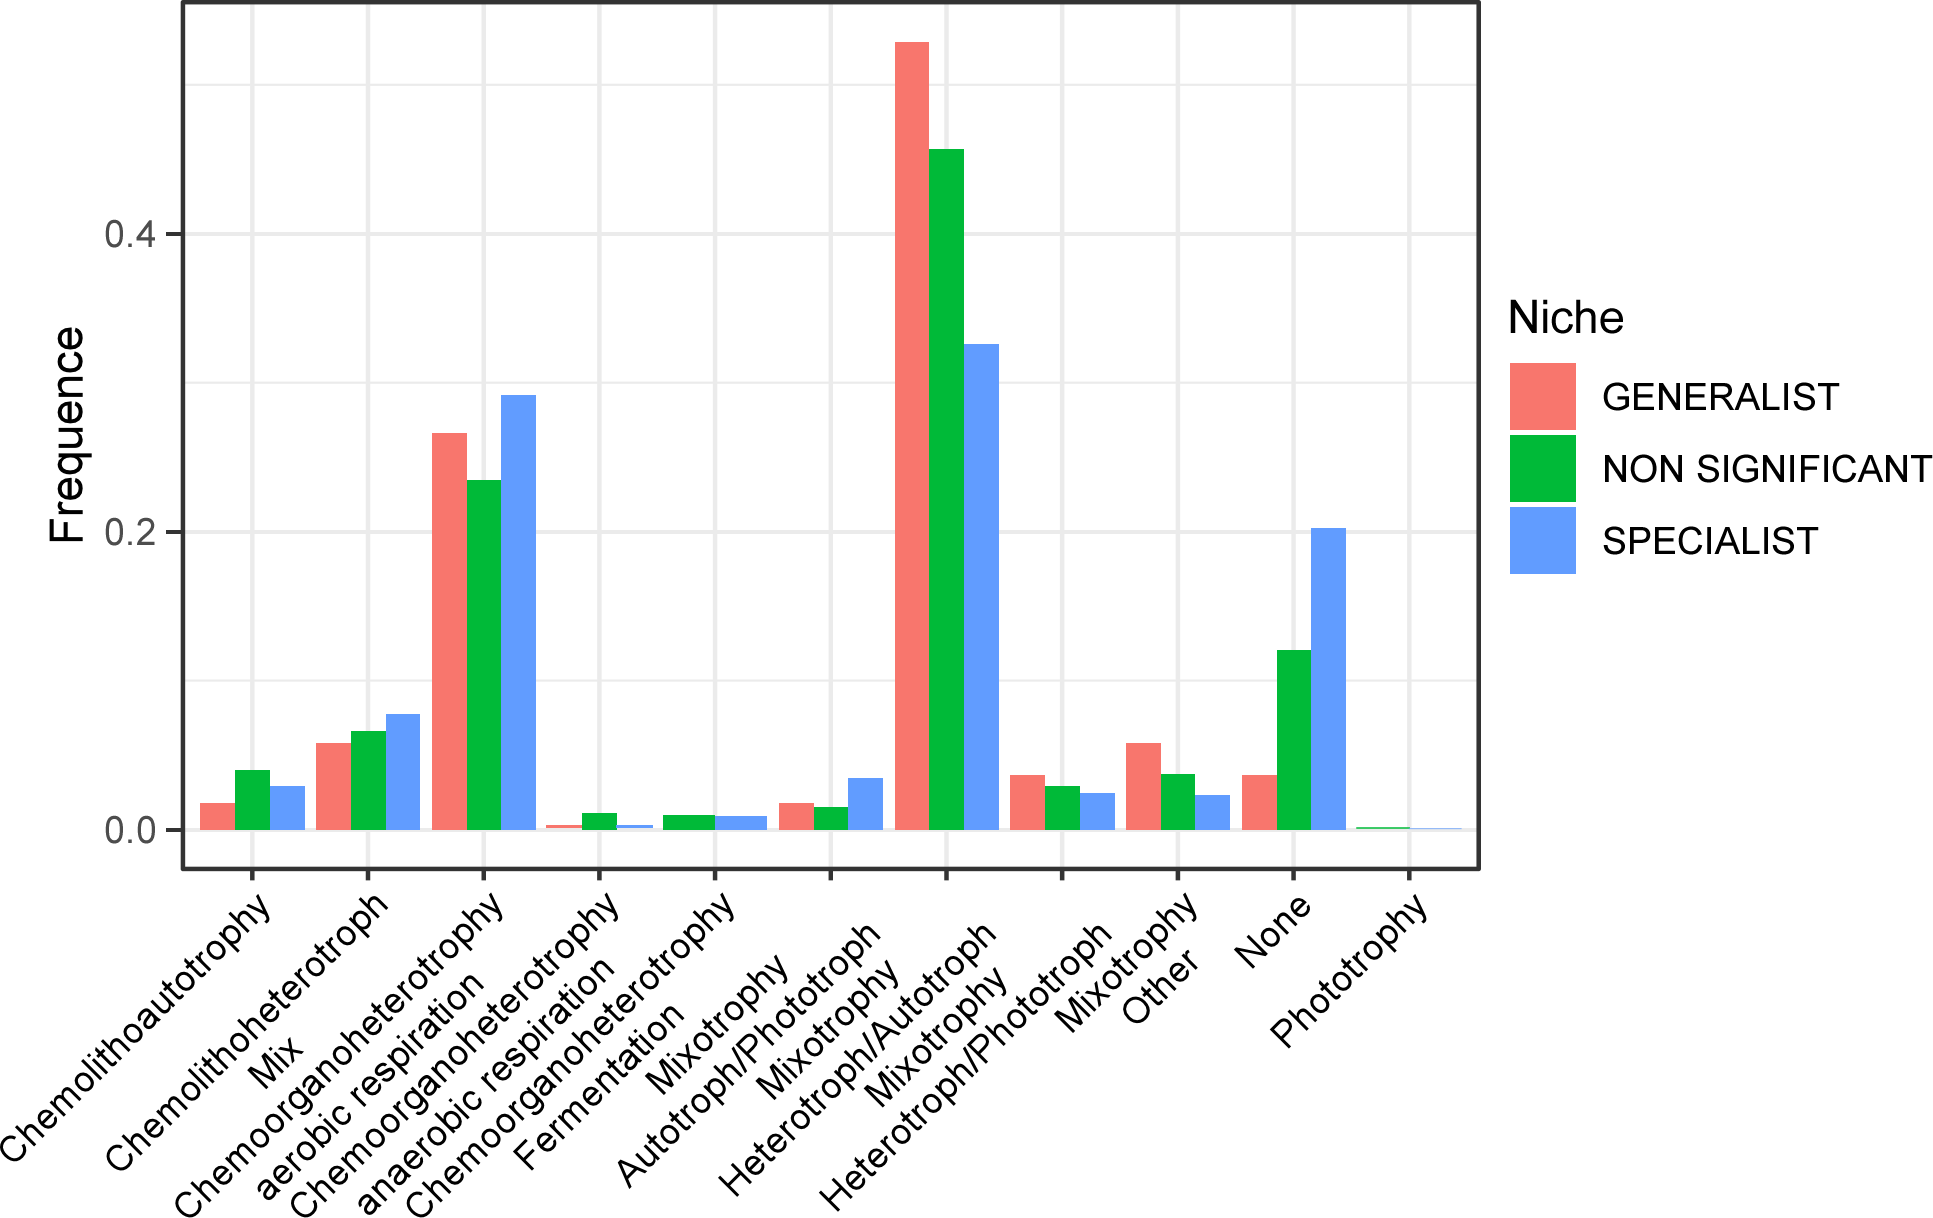

This chart was generated by the following R code:
library(tidyverse)
dat_troph <- read_tsv("data/pMAGs_trophicState.txt")
specgen <- read_tsv("data/pMAGs_spec_gen.tsv")
maxcov <- read_tsv("data/pMAGs_cov_sum.txt")
metadata <- read_tsv("data/metadata_NOMIS_sed_chem.txt")

dat_merge <- merge(dat_troph, specgen, by = "MAGs")

dat_summary <- dat_troph%>%
  right_join(specgen, join_by("MAGs")) %>%
  group_by(sign, TrophicState)%>%
  summarise(n = n())%>%
  ungroup()%>%
  group_by(sign)%>%
  mutate(Frequence = round(n / sum(n), 3))
  

ggplot(dat_summary, aes(x = TrophicState, y = Frequence, fill = sign))+
  geom_bar(stat = "identity",position = "dodge")+
  theme_bw()+
  theme(axis.text.x = element_text(angle =45, hjust = 1))

ggsave("TrophicStateSpecGen.pdf")
